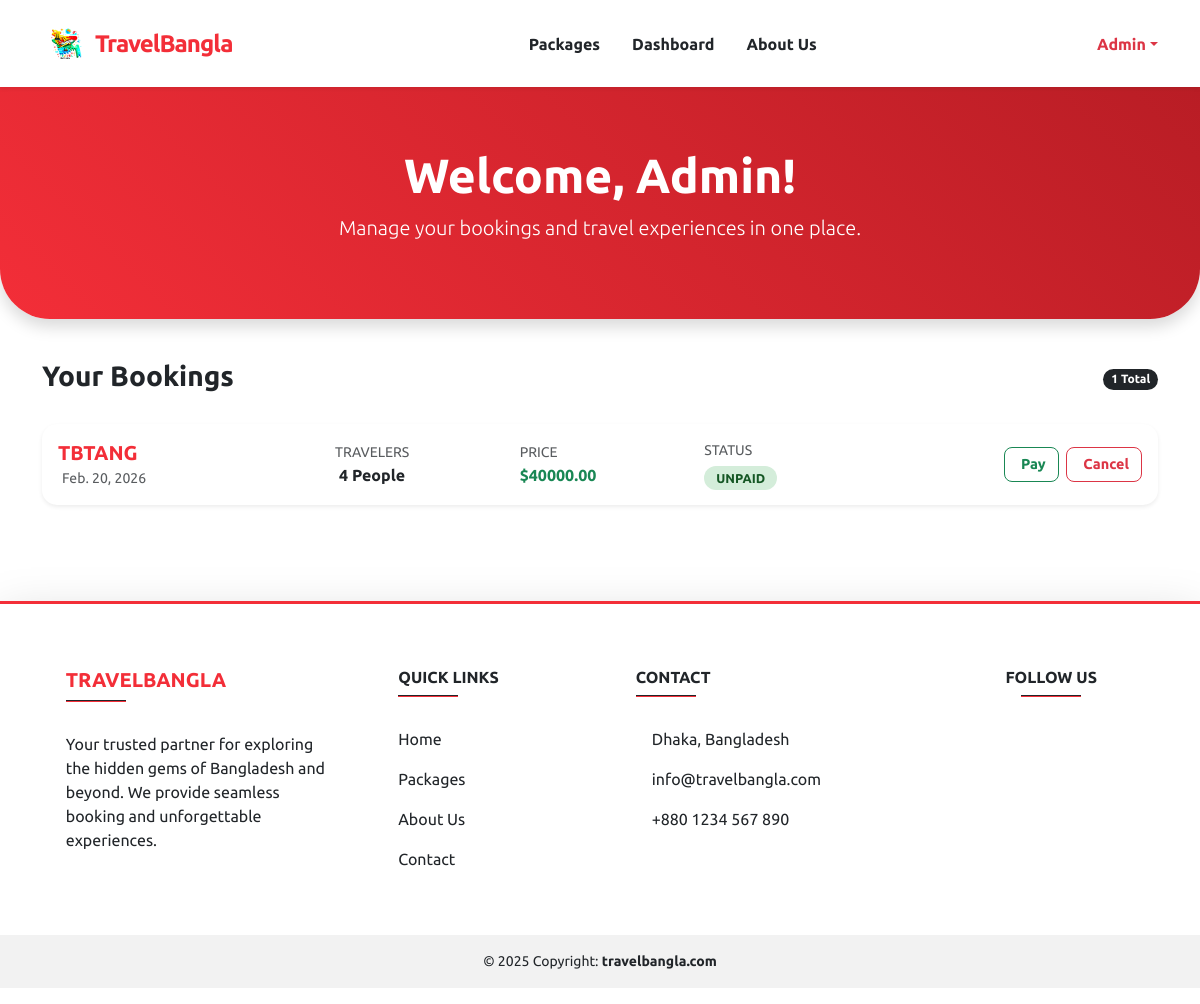
Page /dashboard/8 (signed in) on the committed database.
### Home/models.py (models this page shows, shortened)
class Booking(models.Model):
    package = models.ForeignKey(Package, on_delete=models.CASCADE)
    user = models.ForeignKey(User, on_delete=models.CASCADE)
    numberofpeople = models.IntegerField(default=1)
    date = models.DateField(default=datetime.date.today)
    total_price = models.DecimalField(max_digits=10, decimal_places=2, null=True, blank=True)
    status = models.CharField(max_length=20)

class Package(models.Model):
    pName = models.CharField(max_length=100, primary_key=True, verbose_name="Package Name")
    destination = models.CharField(max_length=100, verbose_name="Destination")
    hotel = models.CharField(max_length=100, verbose_name="Hotel Name")
    days = models.IntegerField(verbose_name="Number of Days")
    nights = models.IntegerField(verbose_name="Number of Nights")
    price = models.DecimalField(max_digits=10, decimal_places=2, verbose_name="Package Price")
    description = models.TextField(verbose_name="Package Description")
    imgname = models.CharField(max_length=100, verbose_name="Image Name")

### Home/views.py (the view)
# urls.py: path('dashboard/<int:id>', views.dashboard, name='dashboard'),
def dashboard(request,id):
    user_obj= User.objects.get(id=id)
    dashitems= Booking.objects.filter(user=user_obj)
    return render(request,'dashboard.html',{'dashitems':dashitems})

### templates/dashboard.html (shortened to what this page needs)
{% extends "base.html" %}
{% block body %}
<div class="dashboard-header text-center shadow">
  <div class="container">
    <h1 class="display-5 fw-bold">Welcome, {{ user.username }}!</h1>
    <p class="lead">
      Manage your bookings and travel experiences in one place.
    </p>
  </div>
</div>
<div class="container mb-5">
  <div class="d-flex justify-content-between align-items-center mb-4">
    <h3 class="fw-bold">Your Bookings</h3>
    <span class="badge bg-dark rounded-pill">{{ dashitems|length }} Total</span>
  </div>
  {% if dashitems %}
    <div class="row">
      {% for booking in dashitems %}
        <div class="col-12 mb-3">
          <div class="card booking-card shadow-sm p-3">
            <div class="row align-items-center text-center text-md-start">
              <div class="col-md-3">
                <h5 class="fw-bold mb-0" style="color: #f32e38">
                  {{ booking.package.pName }}
                </h5>
                <small class="text-muted">
                  {{ booking.date }}
                </small>
              </div>
              <div class="col-md-2 mt-2 mt-md-0">
                <div class="small text-muted text-uppercase">Travelers</div>
                <div class="fw-bold">
                  {{ booking.numberofpeople }} People
                </div>
              </div>
              <div class="col-md-2 mt-2 mt-md-0">
                <div class="small text-muted text-uppercase">Price</div>
                <div class="fw-bold text-success">${{ booking.total_price }}</div>
              </div>
              <div class="col-md-2 mt-2 mt-md-0">
                <div class="small text-muted text-uppercase mb-1">Status</div>
                <span class="status-badge {% if booking.status == 'Pending' %}status-pending{% else %}status-confirmed{% endif %}">
                  {{ booking.status }}
                </span>
              </div>
              <div class="col-md-3 mt-3 mt-md-0 text-md-end">
                <a href="{% url 'index' %}" class="btn btn-outline-success btn-dash me-1">
                  Pay
                </a>
                <a href="{% url 'cancel' booking.id %}" class="btn btn-outline-danger btn-dash" onclick="return confirm('Are you sure you want to cancel this booking?');">
                  Cancel
                </a>
              </div>
            </div>
          </div>
        </div>
      {% endfor %}
    </div>
  {% endif %}
</div>
{% endblock body %}

### templates/base.html (shortened to what this page needs)
{% load static %}
<!doctype html>
<html lang="en">
  <head>
    <link
      href="https://cdn.jsdelivr.net/npm/bootstrap@5.3.3/dist/css/bootstrap.min.css"
      rel="stylesheet"
    />
  </head>
  <body style="font-family: Ubuntu">
    <nav
      class="navbar navbar-expand-lg navbar-light bg-white sticky-top shadow-sm py-3"
    >
      <div class="container">
        <a class="navbar-brand d-flex align-items-center" href="/">
          <img src="{% static 'tb2.png' %}" alt="Logo" width="45" height="45" />
          <span
            class="fw-bold fs-4 ms-2"
            style="color: #f32e38; letter-spacing: -1px"
            >TravelBangla</span
          >
        </a>
        <div class="collapse navbar-collapse" id="mainNavbar">
          <ul class="navbar-nav mx-auto mb-2 mb-lg-0">
            <li class="nav-item">
              <a
                class="nav-link fw-semibold px-3 text-dark hover-red"
                href="{% url 'packages' %}"
                >Packages</a
              >
            </li>
            <li class="nav-item">
              <a
                class="nav-link fw-semibold px-3 text-dark hover-red"
                href="{% url 'dashboard' request.user.id %}"
                >Dashboard</a
              >
            </li>
            <li class="nav-item">
              <a
                class="nav-link fw-semibold px-3 text-dark hover-red"
                href="{% url 'aboutus' %}"
                >About Us</a
              >
            </li>
          </ul>
          <div class="d-none d-lg-flex align-items-center">
            {% if request.user.is_authenticated %}
            <div class="dropdown">
              <a
                class="nav-link dropdown-toggle d-flex align-items-center text-danger fw-bold"
                href="#"
                id="userDropdown"
                role="button"
                data-bs-toggle="dropdown"
                aria-expanded="false"
              >
                {{request.user.username}}
              </a>
            </div>
            {% endif %}
          </div>
        </div>
      </div>
    </nav>
    {% block body %}{% endblock body %}
  </body>
  <footer
    class="bg-white text-dark pt-5 pb-3 shadow-lg"
    style="margin-top: 80px; border-top: 3px solid #f32e38"
  >
    <div class="container mt-3">
      <div class="row text-center text-md-start">
        <div class="col-md-4 col-lg-4 col-xl-3 mx-auto mb-4">
          <h5 class="text-uppercase fw-bold" style="color: #f32e38">
            TravelBangla
          </h5>
          <hr
            class="mb-4 mt-0 d-inline-block mx-auto"
            style="
              width: 60px;
              background-color: #f32e38;
              height: 2px;
              opacity: 1;
            "
          />
          <p>
            Your trusted partner for exploring the hidden gems of Bangladesh and
            beyond. We provide seamless booking and unforgettable experiences.
          </p>
        </div>
        <div class="col-md-2 col-lg-2 col-xl-2 mx-auto mb-4">
          <h6 class="text-uppercase fw-bold">Quick Links</h6>
          <hr
            class="mb-4 mt-0 d-inline-block mx-auto"
            style="
              width: 60px;
              background-color: #f32e38;
              height: 2px;
              opacity: 1;
            "
          />
          <p><a href="/" class="text-dark text-decoration-none">Home</a></p>
          <p>
            <a href="/packages" class="text-dark text-decoration-none"
              >Packages</a
            >
          </p>
          <p>
            <a href="/about" class="text-dark text-decoration-none">About Us</a>
          </p>
          <p>
            <a href="/contact" class="text-dark text-decoration-none"
              >Contact</a
            >
          </p>
        </div>
        <div class="col-md-4 col-lg-3 col-xl-3 mx-auto mb-md-0 mb-4">
          <h6 class="text-uppercase fw-bold">Contact</h6>
          <hr
            class="mb-4 mt-0 d-inline-block mx-auto"
            style="
              width: 60px;
              background-color: #f32e38;
              height: 2px;
              opacity: 1;
            "
          />
          <p>
            Dhaka, Bangladesh
          </p>
          <p>
            info@travelbangla.com
          </p>
          <p>
            +880 1234 567 890
          </p>
        </div>
        <div class="col-md-3 col-lg-2 col-xl-2 mx-auto mb-4 text-center">
          <h6 class="text-uppercase fw-bold">Follow Us</h6>
          <hr
            class="mb-4 mt-0 d-inline-block mx-auto"
            style="
              width: 60px;
              background-color: #f32e38;
              height: 2px;
              opacity: 1;
            "
          />
        </div>
      </div>
    </div>
    <div
      class="text-center p-3 mt-4"
      style="background-color: rgba(0, 0, 0, 0.05); font-size: 14px"
    >
      © 2025 Copyright:
      <a
        class="text-dark fw-bold text-decoration-none"
        href="https://travelbangla.com/"
        >travelbangla.com</a
      >
    </div>
  </footer>
</html>

### templates/base.html (style rules this page uses)
.navbar { z-index: 1050; }
.hover-red { transition: color 0.3s ease; }

### templates/dashboard.html (style rules this page uses)
.dashboard-header { background: linear-gradient(45deg, #f32e38, #b91d25); color: white; padding: 60px 0; margin-bottom: 40px; border-radius: 0 0 50px 50px; }
.booking-card { border: none; border-radius: 15px; transition: all 0.3s ease; }
.status-badge { padding: 5px 12px; border-radius: 50px; font-size: 0.8rem; font-weight: bold; text-transform: uppercase; }
.status-confirmed { background: #d4edda; color: #155724; }
.btn-dash { border-radius: 8px; font-weight: 600; font-size: 0.9rem; }

### rows in the picture
Booking: package.pName "TBTANG", date "Feb. 20, 2026", numberofpeople "4", total_price "40000.00", status "UNPAID"

### other values in the picture
{{ request.user.username }} "Admin"
{{ user.username }} "Admin"
{{ dashitems|length }} "1"
